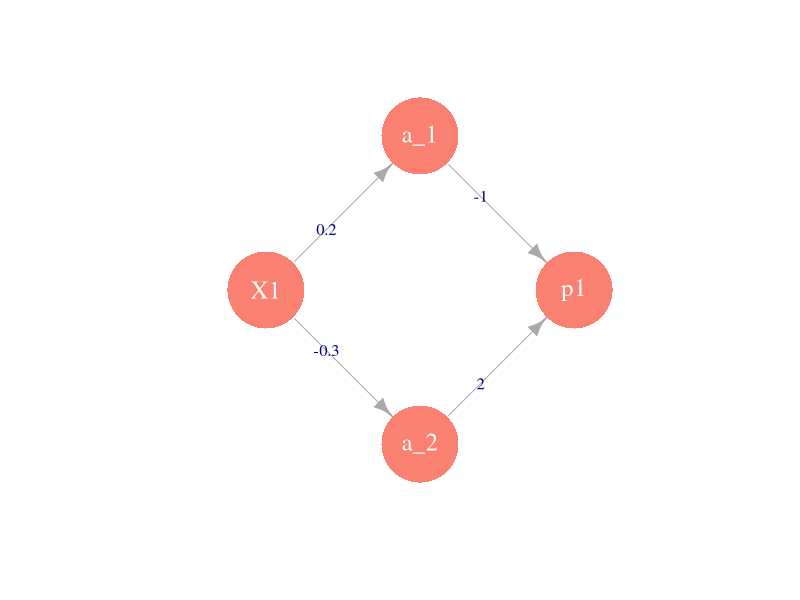

Write the R code that produced this figure.
## ---- chunk 1
library(igraph)
gr <- graph(c(1,2,1,3,2,4,3,4))
plot(gr, layout = matrix(c(-2,0,0,1,0,-1,2,0), byrow=T, ncol=2),
     vertex.label=c('X1','a_1','a_2','p1'), 
     vertex.size=50, vertex.color='salmon', vertex.label.cex=1.5,
     vertex.label.color='white',vertex.frame.color=NA,
     edge.label=c(0.2,-0.3,-1,2)
)
## ---- chunk 2
# Creamos la función h que trabaja en cada neurona
hfun <- function(x,beta){
  aux <- c(1,x)%*%beta
  exp(aux)/(1+exp(aux))
}
## ---- chunk 3
# Definir x=1
x <- 1
p <- 0
# Calcular valores con feeed forward
a1     <- hfun(x, c(0,0.2))
a2     <- hfun(x, c(0, -0.3))
p_est  <- hfun(c(a1,a2),c(-0.5, -1, 2))

c(a1=a1, a2=a2, p_est=p_est)

## ---- chunk 4
dev <- -2*(p*log(p_est)+(1-p)*log(1-p_est))
dev
## ---- chunk 5
delta_3 <- p_est-p

delta_3
## ---- chunk 6
h_deriv <- function(x,beta){
  aux <- hfun(x,beta)
  aux*(1-aux)
}

partial_theta_2_1_1 <- delta_3*a1
partial_theta_2_1_1
## ---- chunk 7
h <- 1.e-8

a1      <- hfun(x, c(0,0.2))
a2      <- hfun(x, c(0, -0.3))
p_est   <- hfun(c(a1,a2),c(-0.5, -1, 2))
p_est2  <- hfun(c(a1,a2), c(-0.5, -1+h, 2))
dev1    <- -2*(p*log(p_est)+(1-p)*log(1-p_est))
dev2    <- -2*(p*log(p_est2)+(1-p)*log(1-p_est2))

num_partial_theta_2_1_1 <- (dev2-dev1)/h
num_partial_theta_2_1_1
## ---- chunk 8
h <- 1.e-4

a1     <- hfun(x, c(0,0.2))
a2     <- hfun(x, c(0, -0.3))
p_est  <- hfun(c(a1,a2),c(-0.5, -1, 2))
p_est2 <- hfun(c(a1,a2), c(-0.5, -1, 2+h))
dev1    <- -2*(p*log(p_est)+(1-p)*log(1-p_est))
dev2    <- -2*(p*log(p_est2)+(1-p)*log(1-p_est2))
num_partial_theta_2_1_2 <- (dev2-dev1)/h
num_partial_theta_2_1_2
## ---- chunk 9

partial_theta_2_1_0 <- delta_3*1
partial_theta_2_1_0
## ---- chunk 10
a1     <- hfun(x, c(0,0.2))
a2     <- hfun(x, c(0, -0.3))
p_est  <- hfun(c(a1,a2),c(-0.5, -1, 2))
p_est2 <- hfun(c(a1,a2), c(-0.5+h, -1, 2))


num_partial_theta_2_1_0 <- (p_est2-p_est)/h
num_partial_theta_2_1_0

## ---- chunk 11
delta_2_1 <- delta_3*(-1)*h_deriv(x,c(0,0.2))
delta_2_2 <- delta_3*(2)*h_deriv(x,c(0,-0.3))

c(delta_2_1=delta_2_1, delta_2_2=delta_2_2)

## ---- chunk 12
partial_theta_1_1_0 <- delta_2_1*1
partial_theta_1_1_1 <- delta_2_1*1
partial_theta_1_1_1

partial_theta_1_2_0 <- delta_2_2*1
partial_theta_1_2_1 <- delta_2_2*1
partial_theta_1_2_0

## ---- chunk 13
h <- 1.e-6
a1     <- hfun(x, c(0,0.2))
a1_h   <- hfun(x, c(0+h,0.2))
a2     <- hfun(x, c(0, -0.3))
p_est  <- hfun(c(a1,a2),c(-0.5, -1, 2))
p_est2 <- hfun(c(a1_h,a2), c(-0.5, -1, 2))

dev1    <- -2*(p*log(p_est)+(1-p)*log(1-p_est))
dev2    <- -2*(p*log(p_est2)+(1-p)*log(1-p_est2))

num_partial_theta_1_1_0 <- (dev2-dev)/h
## ---- chunk 14
a1     <- hfun(x, c(0,0.2))
a1_h   <- hfun(x, c(0,0.2+h))
a2     <- hfun(x, c(0, -0.3))
p_est  <- hfun(c(a1,a2),c(-0.5, -1, 2))
p_est2 <- hfun(c(a1_h,a2), c(-0.5, -1, 2))

dev1    <- -2*(p*log(p_est)+(1-p)*log(1-p_est))
dev2    <- -2*(p*log(p_est2)+(1-p)*log(1-p_est2))
num_partial_theta_1_1_1 <- (dev2-dev1)/h
## ---- chunk 15
a1     <- hfun(x, c(0,0.2))
a2     <- hfun(x, c(0, -0.3))
a2_h   <- hfun(x, c(0+h, -0.3))
p_est  <- hfun(c(a1,a2),c(-0.5, -1, 2))
p_est2 <- hfun(c(a1,a2_h), c(-0.5, -1, 2))

dev1    <- -2*(p*log(p_est)+(1-p)*log(1-p_est))
dev2    <- -2*(p*log(p_est2)+(1-p)*log(1-p_est2))
num_partial_theta_1_2_0 <- (dev2-dev1)/h
## ---- chunk 16
a1     <- hfun(x, c(0,0.2))
a2     <- hfun(x, c(0, -0.3))
a2_h   <- hfun(x, c(0, -0.3+h))
p_est  <- hfun(c(a1,a2),c(-0.5, -1, 2))
p_est2 <- hfun(c(a1,a2_h), c(-0.5, -1, 2))
dev1    <- -2*(p*log(p_est)+(1-p)*log(1-p_est))
dev2    <- -2*(p*log(p_est2)+(1-p)*log(1-p_est2))

num_partial_theta_1_2_1 <- (dev2-dev1)/h
## ---- chunk 17
nums <- c(num_partial_theta_1_1_0, num_partial_theta_1_1_1, 
          num_partial_theta_1_2_0, num_partial_theta_1_2_1)

bp <- c(partial_theta_1_1_0, partial_theta_1_1_1,
        partial_theta_1_2_0, partial_theta_1_2_1)

rbind(nums,bp)
